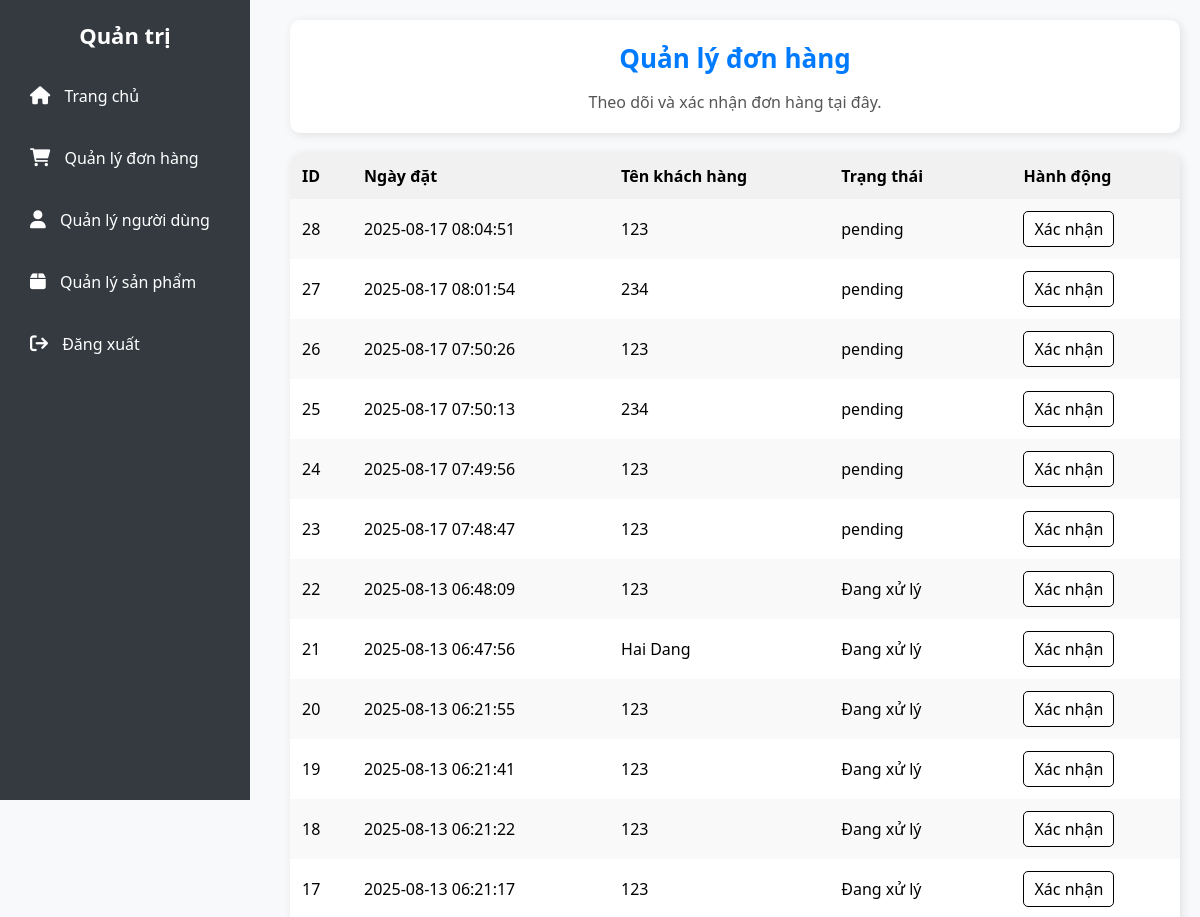
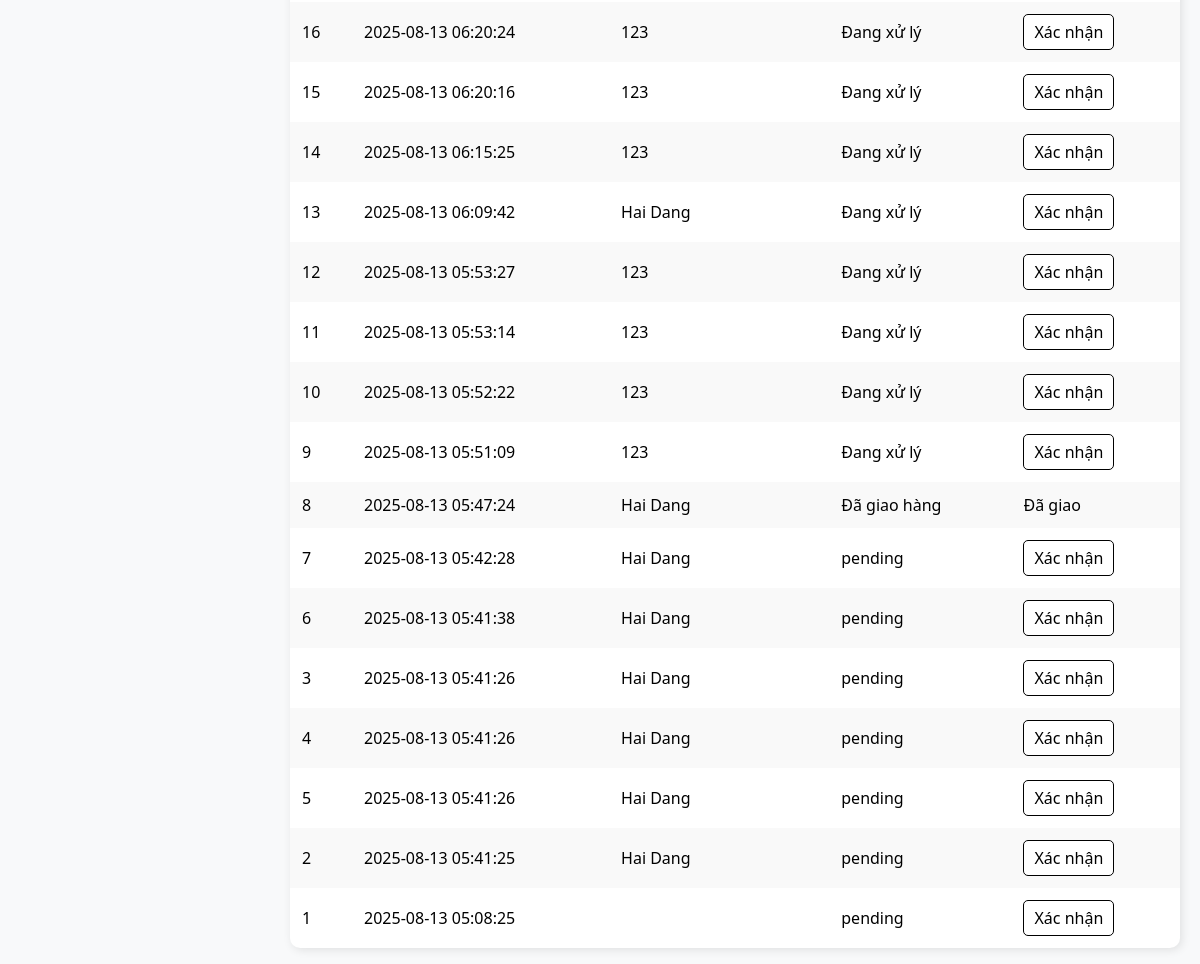
Screenshot of /view/admin/orders.php (signed in) with the database file from the repository (2 pictures, top to bottom).
### tables this page shows
CREATE TABLE `orders` (
  `id` int NOT NULL,
  `user_id` int DEFAULT NULL,
  `total_price` decimal(10,2) NOT NULL,
  `shipping_fee` decimal(10,2) NOT NULL DEFAULT '0.00',
  `status` varchar(50) NOT NULL DEFAULT 'pending',
  `name` varchar(255) NOT NULL,
  `phone` varchar(20) NOT NULL,
  `address` text NOT NULL,
  `payment_method` varchar(50) NOT NULL,
  `created_at` timestamp NULL DEFAULT CURRENT_TIMESTAMP,
  `total` decimal(10,2) NOT NULL DEFAULT '0.00'
);

### view/admin/orders.php (the view, shortened to what this page needs)
<?php
try {
    $conn = new PDO("mysql:host=localhost;dbname=streetsoul_store999;charset=utf8", "root", "");
    $conn->setAttribute(PDO::ATTR_ERRMODE, PDO::ERRMODE_EXCEPTION);
    $sql = "SELECT * FROM orders ORDER BY created_at DESC";
    $stmt = $conn->prepare($sql);
    $stmt->execute();
    $orders = $stmt->fetchAll(PDO::FETCH_ASSOC) ?: [];
} catch (PDOException $e) {
    echo "<p style='color: red;'>Lỗi kết nối: " . htmlspecialchars($e->getMessage()) . "</p>";
    $orders = [];
}
?>
<!DOCTYPE html>
<html lang="vi">
<head>
    <link rel="stylesheet" href="/streetsoul_store1/view/admin/admin.css">
    <link rel="stylesheet" href="https://cdnjs.cloudflare.com/ajax/libs/font-awesome/6.0.0/css/all.min.css">
</head>
<body>
    <div class="sidebar">
        <h3>Quản trị</h3>
        <a href="/streetsoul_store1/index.php"><i class="fa fa-home"></i> Trang chủ</a>
        <a href="/streetsoul_store1/view/admin/orders.php"><i class="fa fa-shopping-cart"></i> Quản lý đơn hàng</a>
        <a href="/streetsoul_store1/view/admin/users.php"><i class="fa fa-user"></i> Quản lý người dùng</a>
        <a href="/streetsoul_store1/view/admin/products.php"><i class="fa fa-box"></i> Quản lý sản phẩm</a>
        <a href="/streetsoul_store1/view/client/logout.php"><i class="fa fa-sign-out"></i> Đăng xuất</a>
    </div>
    <div class="content">
        <div class="dashboard-card">
            <h2>Quản lý đơn hàng</h2>
            <p>Theo dõi và xác nhận đơn hàng tại đây.</p>
        </div>
        <?php if (!empty($orders)): ?>
            <table>
                <tr>
                    <th>ID</th>
                    <th>Ngày đặt</th>
                    <th>Tên khách hàng</th>
                    <th>Trạng thái</th>
                    <th>Hành động</th>
                </tr>
                <?php foreach ($orders as $order): ?>
                <tr>
                    <td><?= htmlspecialchars($order['id']) ?></td>
                    <td><?= htmlspecialchars($order['created_at']) ?></td>
                    <td><?= htmlspecialchars($order['name']) ?></td>
                    <td><?= htmlspecialchars($order['status']) ?></td>
                    <td>
                        <?php if ($order['status'] !== 'Đã giao hàng'): ?>
                            <a class="btn" href="/streetsoul_store1/view/admin/update_order_status.php?id=<?= urlencode($order['id']) ?>">Xác nhận</a>
                        <?php else: ?>
                            <span>Đã giao</span>
                        <?php endif; ?>
                    </td>
                </tr>
                <?php endforeach; ?>
            </table>
        <?php else: ?>
            <div class="dashboard-card">
                <p style="text-align:center; color:#777;">Không có đơn hàng nào.</p>
            </div>
        <?php endif; ?>
    </div>
</body>
</html>

### view/admin/admin.css (style rules this page uses)
* { box-sizing: border-box; margin: 0; padding: 0; font-family: 'Segoe UI', Tahoma, Geneva, Verdana, sans-serif; }
body { background-color: #f8f9fa; display: flex; }
.sidebar { width: 260px; height: 100vh; background: #343a40; color: white; padding: 20px; position: fixed; display: flex; flex-direction: column; transition: 0.3s; }
.sidebar h3 { font-size: 22px; margin-bottom: 15px; text-align: center; }
.sidebar a { display: flex; align-items: center; color: white; font-size: 16px; padding: 12px; text-decoration: none; border-radius: 6px; transition: background 0.3s ease, transform 0.2s; }
.sidebar a i { margin-right: 10px; font-size: 18px; }
.content { margin-left: 280px; padding: 30px; width: 100%; }
.dashboard-card { background: white; padding: 25px; border-radius: 10px; box-shadow: 0 4px 12px rgba(0, 0, 0, 0.1); text-align: center; transition: 0.3s; }
.dashboard-card h2 { font-size: 26px; color: #007bff; margin-bottom: 15px; }
.dashboard-card p { font-size: 16px; color: #555; }

### view/admin/orders.php (style rules this page uses)
body { display: flex; background: #f8f9fa; font-family: Arial, sans-serif; margin: 0; }
.sidebar { width: 250px; height: 100vh; background: #343a40; color: white; padding: 20px; position: fixed; }
.sidebar a { display: block; color: white; padding: 10px; text-decoration: none; margin: 10px 0; transition: 0.3s; }
.content { margin-left: 270px; padding: 20px; width: 100%; }
.dashboard-card { background: white; padding: 20px; border-radius: 10px; box-shadow: 2px 2px 10px rgba(0,0,0,0.1); margin-bottom: 20px; }
table { width: 100%; border-collapse: collapse; background: white; border-radius: 10px; overflow: hidden; box-shadow: 2px 2px 10px rgba(0,0,0,0.1); }
th, td { padding: 12px; text-align: left; }
th { background: #f1f1f1; }
tr:nth-child(even) { background: #f9f9f9; }
.btn { display: inline-block; padding: 6px 10px; background: white; color: black; border-radius: 5px; border: 1px solid black; text-decoration: none; }

### rows the page displays
orders: id "28", created_at "2025-08-17 08:04:51", name "123", status "pending"
orders: id "27", created_at "2025-08-17 08:01:54", name "234", status "pending"
orders: id "26", created_at "2025-08-17 07:50:26", name "123", status "pending"
orders: id "25", created_at "2025-08-17 07:50:13", name "234", status "pending"
orders: id "24", created_at "2025-08-17 07:49:56", name "123", status "pending"
orders: id "23", created_at "2025-08-17 07:48:47", name "123", status "pending"
orders: id "22", created_at "2025-08-13 06:48:09", name "123", status "Đang xử lý"
orders: id "21", created_at "2025-08-13 06:47:56", name "Hai Dang", status "Đang xử lý"
orders: id "20", created_at "2025-08-13 06:21:55", name "123", status "Đang xử lý"
orders: id "19", created_at "2025-08-13 06:21:41", name "123", status "Đang xử lý"
orders: id "18", created_at "2025-08-13 06:21:22", name "123", status "Đang xử lý"
orders: id "17", created_at "2025-08-13 06:21:17", name "123", status "Đang xử lý"
orders: id "16", created_at "2025-08-13 06:20:24", name "123", status "Đang xử lý"
orders: id "15", created_at "2025-08-13 06:20:16", name "123", status "Đang xử lý"
orders: id "14", created_at "2025-08-13 06:15:25", name "123", status "Đang xử lý"
orders: id "13", created_at "2025-08-13 06:09:42", name "Hai Dang", status "Đang xử lý"
orders: id "12", created_at "2025-08-13 05:53:27", name "123", status "Đang xử lý"
orders: id "11", created_at "2025-08-13 05:53:14", name "123", status "Đang xử lý"
orders: id "10", created_at "2025-08-13 05:52:22", name "123", status "Đang xử lý"
orders: id "9", created_at "2025-08-13 05:51:09", name "123", status "Đang xử lý"
orders: id "8", created_at "2025-08-13 05:47:24", name "Hai Dang", status "Đã giao hàng"
orders: id "7", created_at "2025-08-13 05:42:28", name "Hai Dang", status "pending"
orders: id "6", created_at "2025-08-13 05:41:38", name "Hai Dang", status "pending"
orders: id "3", created_at "2025-08-13 05:41:26", name "Hai Dang", status "pending"
orders: id "4", created_at "2025-08-13 05:41:26", name "Hai Dang", status "pending"
orders: id "5", created_at "2025-08-13 05:41:26", name "Hai Dang", status "pending"
orders: id "2", created_at "2025-08-13 05:41:25", name "Hai Dang", status "pending"
orders: id "1", created_at "2025-08-13 05:08:25", status "pending"
